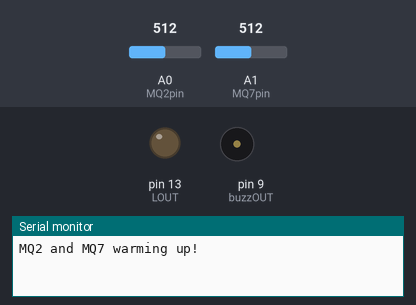
This sketch was run on a simulated Arduino Uno, built with avr-gcc and run on an emulated ATmega328P. On the bench: output pins drawn as LEDs (lit = HIGH), buzzer (waves = sounding), the last lines printed to the serial monitor. The test bench sets the inputs (shaded band); at power-on: A0 (MQ2pin) = 512, A1 (MQ7pin) = 512.

Above: at 0.1 s.
At 60.1 s:
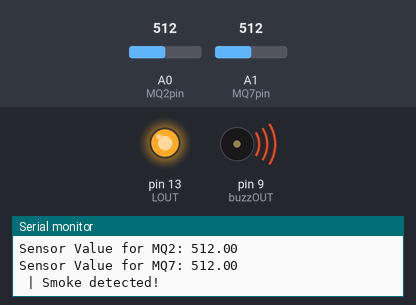
Timing chart, 0 to 61.6 s (numbered marks = the images above):
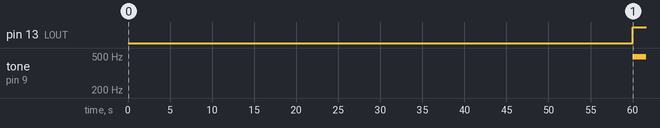

Measured:
- by itself, pin 13 (LOUT): LOW → HIGH at 60.0 s
- by itself, tone on pin 9 (buzzOUT): silent → 490 Hz at 60.0 s

The sketch:

MQ2_Test1.ino
```cpp
/* Change the threshold value with your own reading */
#define Threshold 180

#define MQ2pin A0
#define MQ7pin A1
#define buzzOUT 9
#define LOUT 13

float sensorValue2;  //variable to store sensor value of MQ2
float sensorValue7;  //variable to store sensor value of MQ7


void setup() {
  Serial.begin(9600); // sets the serial port to 9600
  Serial.println("MQ2 and MQ7 warming up!");
  pinMode(MQ2pin, INPUT);
  pinMode(MQ7pin, INPUT);
  pinMode(buzzOUT, OUTPUT);
  pinMode(LOUT, OUTPUT);
  delay(60000); // allow the MQ2 to warm up
}

void loop() {
  sensorValue2 = analogRead(MQ2pin); // read analog input pin 0
  sensorValue7 = analogRead(MQ7pin); // read analog input pin 1

  Serial.print("Sensor Value for MQ2: ");
  Serial.println(sensorValue2);

  Serial.print("Sensor Value for MQ7: ");
  Serial.println(sensorValue7);

  if(sensorValue2 > Threshold || sensorValue7 > Threshold)
  {
    Serial.println(" | Smoke detected!");
    analogWrite(buzzOUT, 127);
    digitalWrite(LOUT, HIGH);
  }
  else{
    analogWrite(buzzOUT, 0);
    digitalWrite(LOUT,LOW);
  }

  Serial.println("");
  delay(2000); // wait 2s for next reading
}
```
